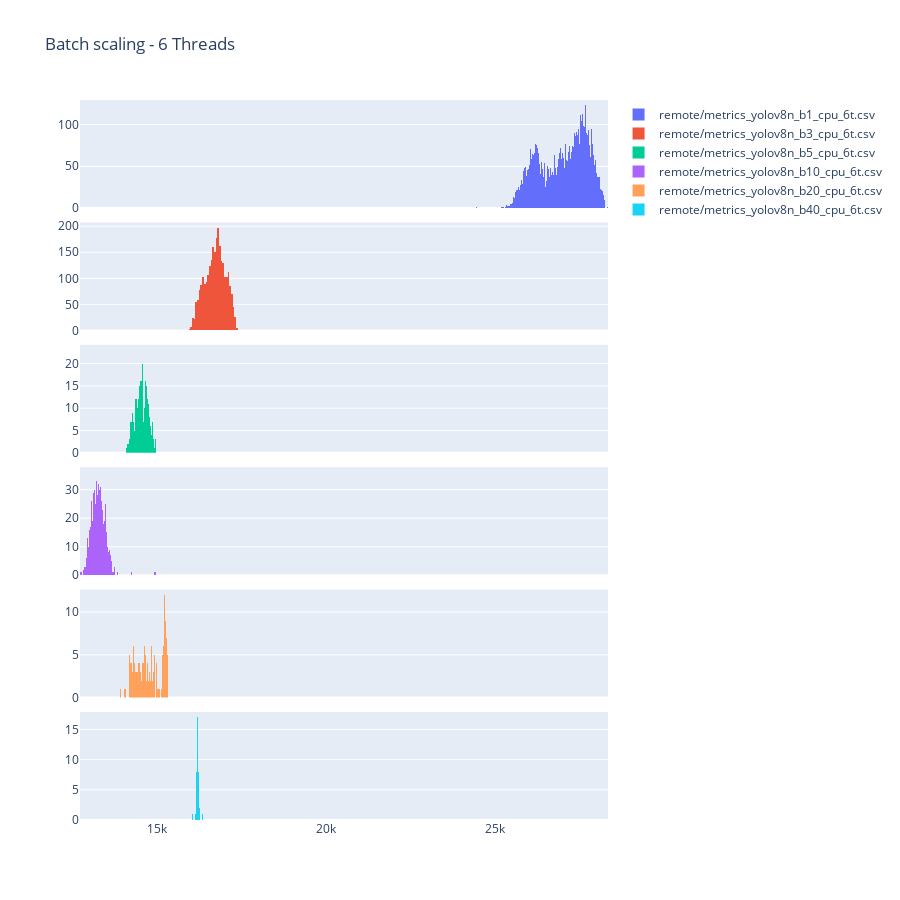
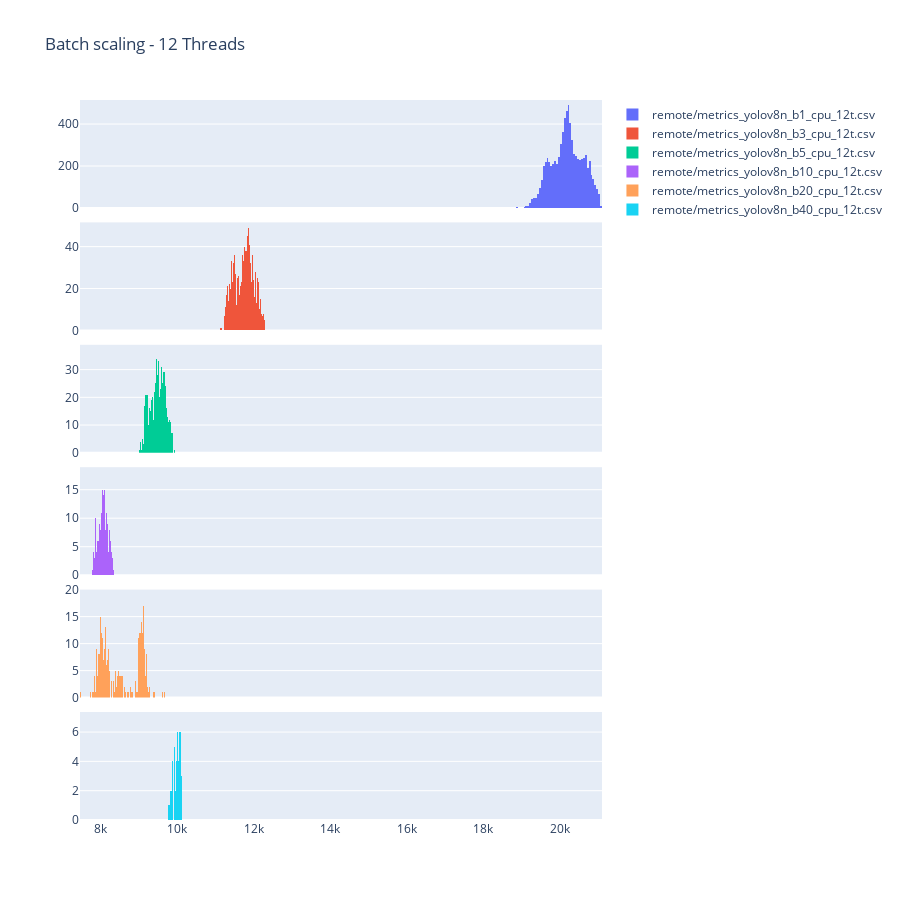
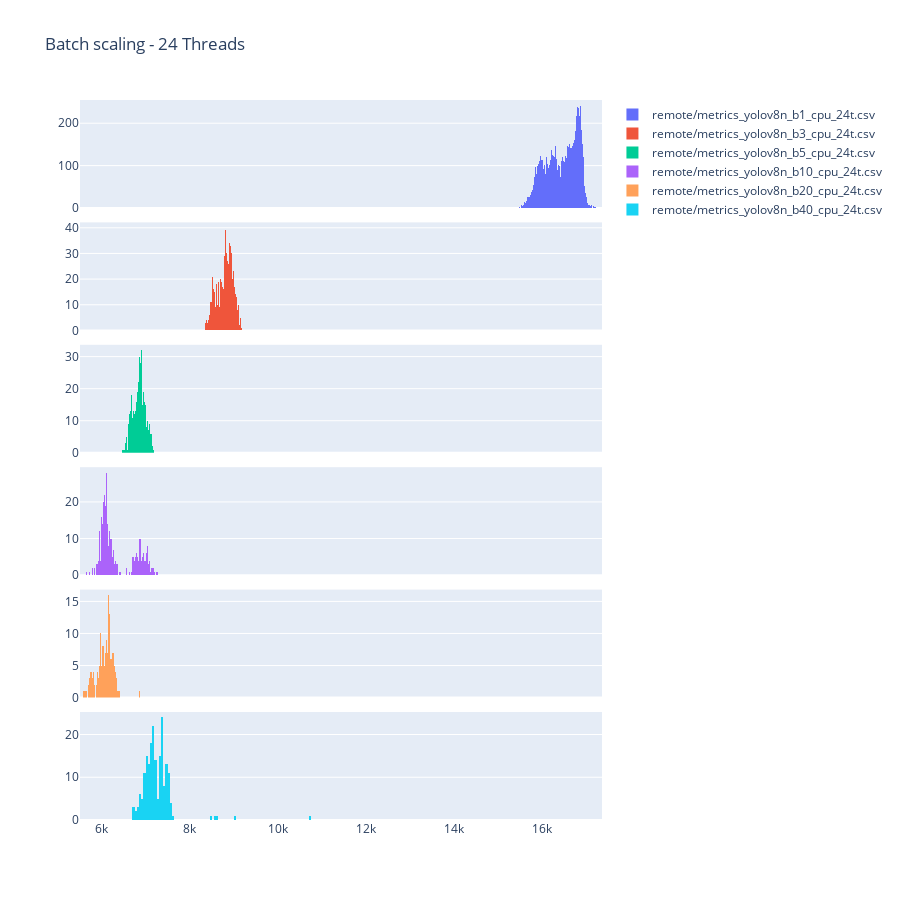
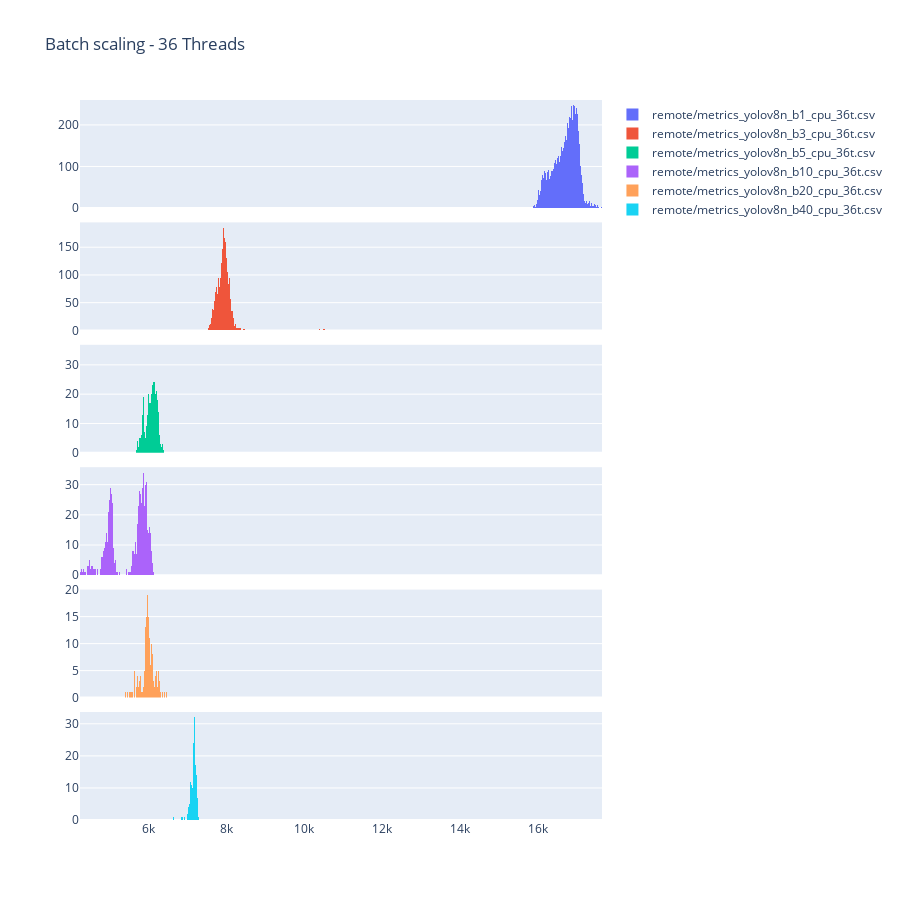

The code cell stored with these charts, in order, in its notebook:
### Code cell
files = [
    'remote/metrics_yolov8n_b1_cpu_6t.csv',
    'remote/metrics_yolov8n_b3_cpu_6t.csv',
    'remote/metrics_yolov8n_b5_cpu_6t.csv',
    'remote/metrics_yolov8n_b10_cpu_6t.csv',
    'remote/metrics_yolov8n_b20_cpu_6t.csv',
    'remote/metrics_yolov8n_b40_cpu_6t.csv',
]

create_graph([read_metrics(f) for f in files], files, 'Batch scaling - 6 Threads').show()

files = [
    'remote/metrics_yolov8n_b1_cpu_12t.csv',
    'remote/metrics_yolov8n_b3_cpu_12t.csv',
    'remote/metrics_yolov8n_b5_cpu_12t.csv',
    'remote/metrics_yolov8n_b10_cpu_12t.csv',
    'remote/metrics_yolov8n_b20_cpu_12t.csv',
    'remote/metrics_yolov8n_b40_cpu_12t.csv',
]

create_graph([read_metrics(f) for f in files], files, 'Batch scaling - 12 Threads').show()

files = [
    'remote/metrics_yolov8n_b1_cpu_24t.csv',
    'remote/metrics_yolov8n_b3_cpu_24t.csv',
    'remote/metrics_yolov8n_b5_cpu_24t.csv',
    'remote/metrics_yolov8n_b10_cpu_24t.csv',
    'remote/metrics_yolov8n_b20_cpu_24t.csv',
    'remote/metrics_yolov8n_b40_cpu_24t.csv',
]

create_graph([read_metrics(f) for f in files], files, 'Batch scaling - 24 Threads').show()

files = [
    'remote/metrics_yolov8n_b1_cpu_36t.csv',
    'remote/metrics_yolov8n_b3_cpu_36t.csv',
    'remote/metrics_yolov8n_b5_cpu_36t.csv',
    'remote/metrics_yolov8n_b10_cpu_36t.csv',
    'remote/metrics_yolov8n_b20_cpu_36t.csv',
    'remote/metrics_yolov8n_b40_cpu_36t.csv',
]

create_graph([read_metrics(f) for f in files], files, 'Batch scaling - 36 Threads').show()

files = [
    'remote/metrics_yolov8n_b1_cpu_48t.csv',
    'remote/metrics_yolov8n_b3_cpu_48t.csv',
    'remote/metrics_yolov8n_b5_cpu_48t.csv',
    'remote/metrics_yolov8n_b10_cpu_48t.csv',
    'remote/metrics_yolov8n_b20_cpu_48t.csv',
    'remote/metrics_yolov8n_b40_cpu_48t.csv',
]

create_graph([read_metrics(f) for f in files], files, 'Batch scaling - 48 Threads').show()

files = [
    'remote/metrics_yolov8n_b1_cpu_112t.csv',
    'remote/metrics_yolov8n_b3_cpu_112t.csv',
    'remote/metrics_yolov8n_b5_cpu_112t.csv',
    'remote/metrics_yolov8n_b10_cpu_112t.csv',
    'remote/metrics_yolov8n_b20_cpu_112t.csv',
    'remote/metrics_yolov8n_b40_cpu_112t.csv',
]

create_graph([read_metrics(f) for f in files], files, 'Batch scaling - 112 Threads').show()

### Figure 1 — Plotly figure (JSON) as saved in the notebook; plotly's stock layout.template omitted (floating-point values rounded to 4 significant figures; data arrays with more than 128 entries replaced by an {"elided": "..."} marker saying what was removed)
{"data": [{"name": "remote/metrics_yolov8n_b1_cpu_6t.csv", "nbinsx": 200, "type": "histogram", "x": {"elided": "7920 int values"}, "xaxis": "x", "yaxis": "y"}, {"name": "remote/metrics_yolov8n_b3_cpu_6t.csv", "nbinsx": 200, "type": "histogram", "x": {"elided": "2639 int values"}, "xaxis": "x2", "yaxis": "y2"}, {"name": "remote/metrics_yolov8n_b5_cpu_6t.csv", "nbinsx": 200, "type": "histogram", "x": {"elided": "1584 int values"}, "xaxis": "x3", "yaxis": "y3"}, {"name": "remote/metrics_yolov8n_b10_cpu_6t.csv", "nbinsx": 200, "type": "histogram", "x": {"elided": "792 int values"}, "xaxis": "x4", "yaxis": "y4"}, {"name": "remote/metrics_yolov8n_b20_cpu_6t.csv", "nbinsx": 200, "type": "histogram", "x": {"elided": "396 int values"}, "xaxis": "x5", "yaxis": "y5"}, {"name": "remote/metrics_yolov8n_b40_cpu_6t.csv", "nbinsx": 200, "type": "histogram", "x": {"elided": "198 int values"}, "xaxis": "x6", "yaxis": "y6"}], "layout": {"height": 900, "title": {"text": "Batch scaling - 6 Threads"}, "xaxis": {"anchor": "y", "domain": [0, 1], "matches": "x6", "showticklabels": false}, "xaxis2": {"anchor": "y2", "domain": [0, 1], "matches": "x6", "showticklabels": false}, "xaxis3": {"anchor": "y3", "domain": [0, 1], "matches": "x6", "showticklabels": false}, "xaxis4": {"anchor": "y4", "domain": [0, 1], "matches": "x6", "showticklabels": false}, "xaxis5": {"anchor": "y5", "domain": [0, 1], "matches": "x6", "showticklabels": false}, "xaxis6": {"anchor": "y6", "domain": [0, 1]}, "yaxis": {"anchor": "x", "domain": [0.85, 1]}, "yaxis2": {"anchor": "x2", "domain": [0.68, 0.83]}, "yaxis3": {"anchor": "x3", "domain": [0.51, 0.66]}, "yaxis4": {"anchor": "x4", "domain": [0.34, 0.49]}, "yaxis5": {"anchor": "x5", "domain": [0.17, 0.32]}, "yaxis6": {"anchor": "x6", "domain": [0, 0.15]}}}

### Figure 2 — Plotly figure (JSON) as saved in the notebook; plotly's stock layout.template omitted (floating-point values rounded to 4 significant figures; data arrays with more than 128 entries replaced by an {"elided": "..."} marker saying what was removed)
{"data": [{"name": "remote/metrics_yolov8n_b1_cpu_12t.csv", "nbinsx": 200, "type": "histogram", "x": {"elided": "7919 int values"}, "xaxis": "x", "yaxis": "y"}, {"name": "remote/metrics_yolov8n_b3_cpu_12t.csv", "nbinsx": 200, "type": "histogram", "x": {"elided": "2640 int values"}, "xaxis": "x2", "yaxis": "y2"}, {"name": "remote/metrics_yolov8n_b5_cpu_12t.csv", "nbinsx": 200, "type": "histogram", "x": {"elided": "1584 int values"}, "xaxis": "x3", "yaxis": "y3"}, {"name": "remote/metrics_yolov8n_b10_cpu_12t.csv", "nbinsx": 200, "type": "histogram", "x": {"elided": "792 int values"}, "xaxis": "x4", "yaxis": "y4"}, {"name": "remote/metrics_yolov8n_b20_cpu_12t.csv", "nbinsx": 200, "type": "histogram", "x": {"elided": "396 int values"}, "xaxis": "x5", "yaxis": "y5"}, {"name": "remote/metrics_yolov8n_b40_cpu_12t.csv", "nbinsx": 200, "type": "histogram", "x": {"elided": "198 int values"}, "xaxis": "x6", "yaxis": "y6"}], "layout": {"height": 900, "title": {"text": "Batch scaling - 12 Threads"}, "xaxis": {"anchor": "y", "domain": [0, 1], "matches": "x6", "showticklabels": false}, "xaxis2": {"anchor": "y2", "domain": [0, 1], "matches": "x6", "showticklabels": false}, "xaxis3": {"anchor": "y3", "domain": [0, 1], "matches": "x6", "showticklabels": false}, "xaxis4": {"anchor": "y4", "domain": [0, 1], "matches": "x6", "showticklabels": false}, "xaxis5": {"anchor": "y5", "domain": [0, 1], "matches": "x6", "showticklabels": false}, "xaxis6": {"anchor": "y6", "domain": [0, 1]}, "yaxis": {"anchor": "x", "domain": [0.85, 1]}, "yaxis2": {"anchor": "x2", "domain": [0.68, 0.83]}, "yaxis3": {"anchor": "x3", "domain": [0.51, 0.66]}, "yaxis4": {"anchor": "x4", "domain": [0.34, 0.49]}, "yaxis5": {"anchor": "x5", "domain": [0.17, 0.32]}, "yaxis6": {"anchor": "x6", "domain": [0, 0.15]}}}

### Figure 3 — Plotly figure (JSON) as saved in the notebook; plotly's stock layout.template omitted (floating-point values rounded to 4 significant figures; data arrays with more than 128 entries replaced by an {"elided": "..."} marker saying what was removed)
{"data": [{"name": "remote/metrics_yolov8n_b1_cpu_24t.csv", "nbinsx": 200, "type": "histogram", "x": {"elided": "7920 int values"}, "xaxis": "x", "yaxis": "y"}, {"name": "remote/metrics_yolov8n_b3_cpu_24t.csv", "nbinsx": 200, "type": "histogram", "x": {"elided": "2640 int values"}, "xaxis": "x2", "yaxis": "y2"}, {"name": "remote/metrics_yolov8n_b5_cpu_24t.csv", "nbinsx": 200, "type": "histogram", "x": {"elided": "1584 int values"}, "xaxis": "x3", "yaxis": "y3"}, {"name": "remote/metrics_yolov8n_b10_cpu_24t.csv", "nbinsx": 200, "type": "histogram", "x": {"elided": "792 int values"}, "xaxis": "x4", "yaxis": "y4"}, {"name": "remote/metrics_yolov8n_b20_cpu_24t.csv", "nbinsx": 200, "type": "histogram", "x": {"elided": "396 int values"}, "xaxis": "x5", "yaxis": "y5"}, {"name": "remote/metrics_yolov8n_b40_cpu_24t.csv", "nbinsx": 200, "type": "histogram", "x": {"elided": "198 int values"}, "xaxis": "x6", "yaxis": "y6"}], "layout": {"height": 900, "title": {"text": "Batch scaling - 24 Threads"}, "xaxis": {"anchor": "y", "domain": [0, 1], "matches": "x6", "showticklabels": false}, "xaxis2": {"anchor": "y2", "domain": [0, 1], "matches": "x6", "showticklabels": false}, "xaxis3": {"anchor": "y3", "domain": [0, 1], "matches": "x6", "showticklabels": false}, "xaxis4": {"anchor": "y4", "domain": [0, 1], "matches": "x6", "showticklabels": false}, "xaxis5": {"anchor": "y5", "domain": [0, 1], "matches": "x6", "showticklabels": false}, "xaxis6": {"anchor": "y6", "domain": [0, 1]}, "yaxis": {"anchor": "x", "domain": [0.85, 1]}, "yaxis2": {"anchor": "x2", "domain": [0.68, 0.83]}, "yaxis3": {"anchor": "x3", "domain": [0.51, 0.66]}, "yaxis4": {"anchor": "x4", "domain": [0.34, 0.49]}, "yaxis5": {"anchor": "x5", "domain": [0.17, 0.32]}, "yaxis6": {"anchor": "x6", "domain": [0, 0.15]}}}

### Figure 4 — Plotly figure (JSON) as saved in the notebook; plotly's stock layout.template omitted (floating-point values rounded to 4 significant figures; data arrays with more than 128 entries replaced by an {"elided": "..."} marker saying what was removed)
{"data": [{"name": "remote/metrics_yolov8n_b1_cpu_36t.csv", "nbinsx": 200, "type": "histogram", "x": {"elided": "7920 int values"}, "xaxis": "x", "yaxis": "y"}, {"name": "remote/metrics_yolov8n_b3_cpu_36t.csv", "nbinsx": 200, "type": "histogram", "x": {"elided": "2640 int values"}, "xaxis": "x2", "yaxis": "y2"}, {"name": "remote/metrics_yolov8n_b5_cpu_36t.csv", "nbinsx": 200, "type": "histogram", "x": {"elided": "1584 int values"}, "xaxis": "x3", "yaxis": "y3"}, {"name": "remote/metrics_yolov8n_b10_cpu_36t.csv", "nbinsx": 200, "type": "histogram", "x": {"elided": "792 int values"}, "xaxis": "x4", "yaxis": "y4"}, {"name": "remote/metrics_yolov8n_b20_cpu_36t.csv", "nbinsx": 200, "type": "histogram", "x": {"elided": "396 int values"}, "xaxis": "x5", "yaxis": "y5"}, {"name": "remote/metrics_yolov8n_b40_cpu_36t.csv", "nbinsx": 200, "type": "histogram", "x": {"elided": "198 int values"}, "xaxis": "x6", "yaxis": "y6"}], "layout": {"height": 900, "title": {"text": "Batch scaling - 36 Threads"}, "xaxis": {"anchor": "y", "domain": [0, 1], "matches": "x6", "showticklabels": false}, "xaxis2": {"anchor": "y2", "domain": [0, 1], "matches": "x6", "showticklabels": false}, "xaxis3": {"anchor": "y3", "domain": [0, 1], "matches": "x6", "showticklabels": false}, "xaxis4": {"anchor": "y4", "domain": [0, 1], "matches": "x6", "showticklabels": false}, "xaxis5": {"anchor": "y5", "domain": [0, 1], "matches": "x6", "showticklabels": false}, "xaxis6": {"anchor": "y6", "domain": [0, 1]}, "yaxis": {"anchor": "x", "domain": [0.85, 1]}, "yaxis2": {"anchor": "x2", "domain": [0.68, 0.83]}, "yaxis3": {"anchor": "x3", "domain": [0.51, 0.66]}, "yaxis4": {"anchor": "x4", "domain": [0.34, 0.49]}, "yaxis5": {"anchor": "x5", "domain": [0.17, 0.32]}, "yaxis6": {"anchor": "x6", "domain": [0, 0.15]}}}
